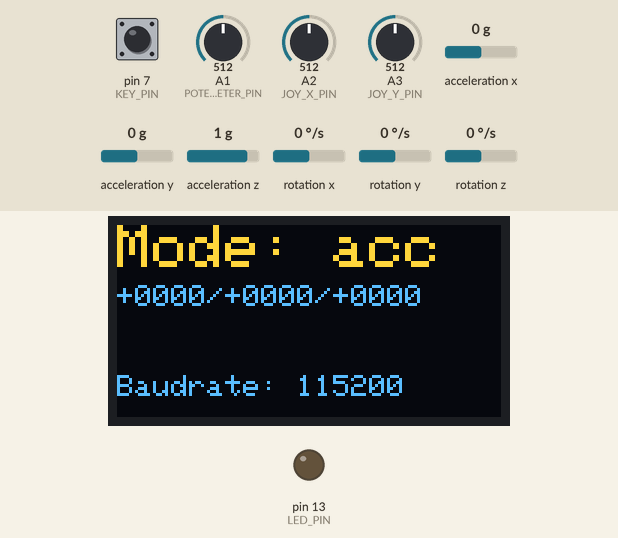
Simulated run of this sketch. Board: Arduino Uno, built with avr-gcc and run on an emulated ATmega328P. Parts: 128×64 one-colour display, output pins drawn as LEDs (lit = HIGH). The inputs (shaded band) are chosen by the test bench; at power-on: acceleration x 0 g, pin 7 (KEY_PIN) HIGH, A1 (POTENTIOMETER_PIN) = 512, acceleration y 0 g, A2 (JOY_X_PIN) = 512, A3 (JOY_Y_PIN) = 512, acceleration z 1 g, rotation x 0 °/s, rotation y 0 °/s, rotation z 0 °/s. The OLED is the two-colour kind (top 16 rows yellow); what the sketch prints to the serial monitor is not drawn.

Above: at 3.3 s.
3.4 s: acceleration x set to -0.2 g
At 4.5 s:
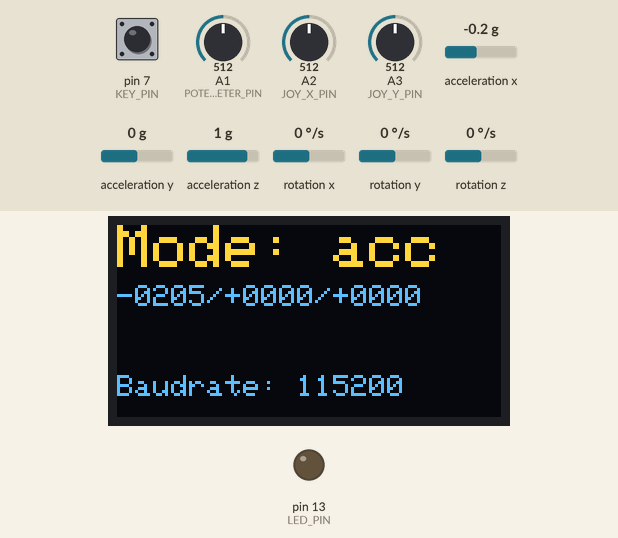
5.0 s: pin 7 (KEY_PIN) pulled LOW for 0.15 s
At 5.29 s:
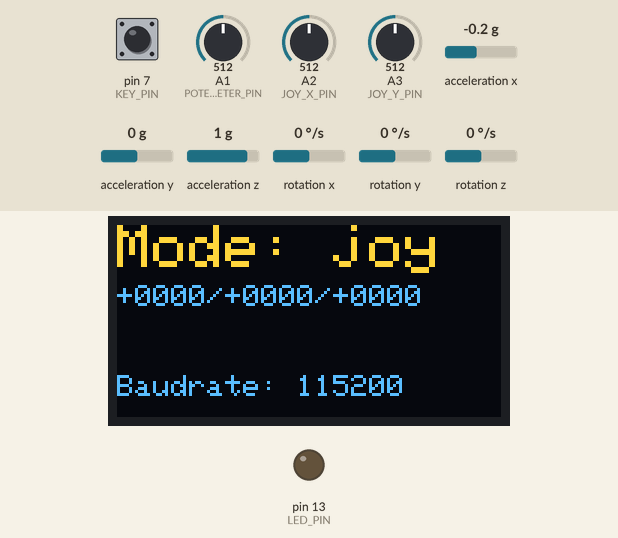
6.9 s: A1 (POTENTIOMETER_PIN) set to 716
At 8.0 s:
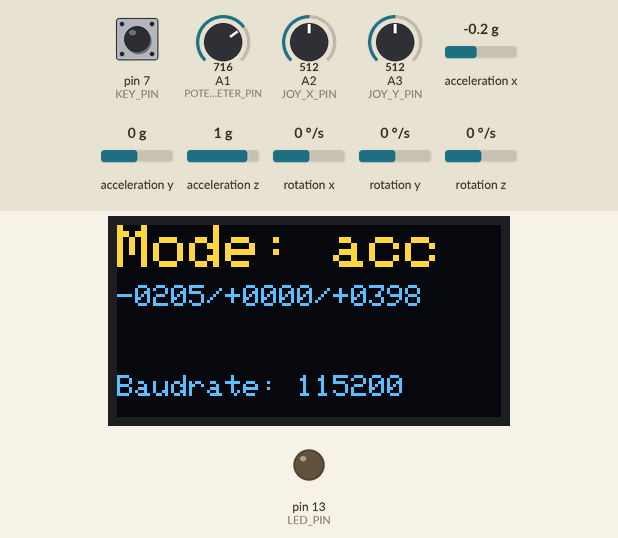
8.5 s: acceleration y set to -1.4 g
At 9.4 s:
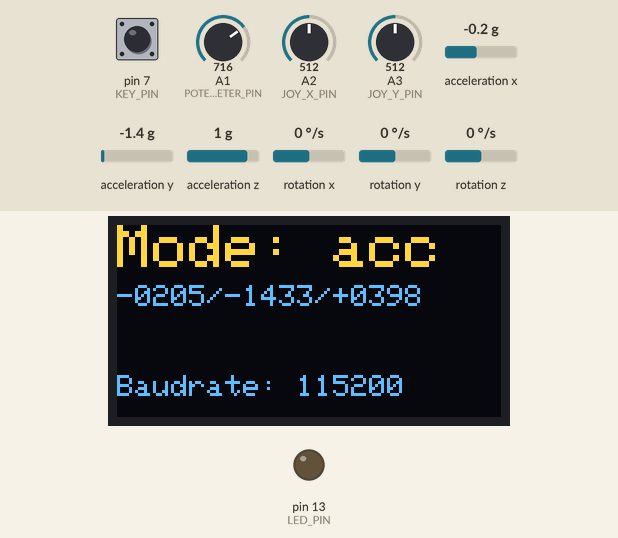
10.2 s: A1 (POTENTIOMETER_PIN) set to 522
At 10.9 s:
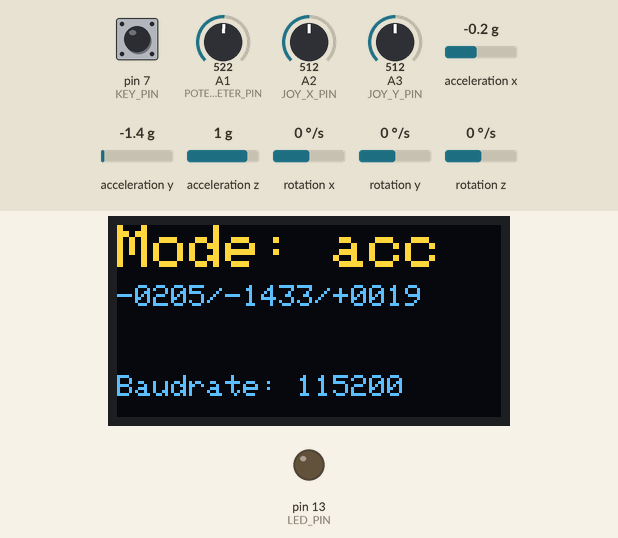
11.8 s: A1 (POTENTIOMETER_PIN) set to 499
At 12.4 s:
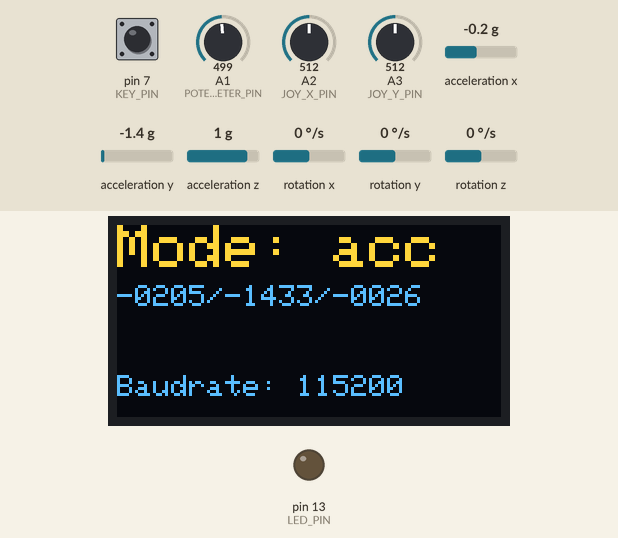
Timing chart, 0 to 14.5 s (numbered marks = the images above; inputs shaded):
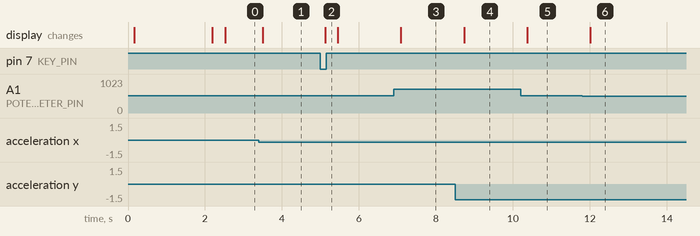

The sketch:

grappler_driver.ino
```cpp
#define OLED_ADDRESS 0x3C
#define MPU_ADDRESS 0x68
#define POTENTIOMETER_PIN A1
#define JOY_X_PIN A2
#define JOY_Y_PIN A3
#define KEY_PIN 7
#define LOOP_INTERVAL 25
#define LED_PIN 13
#define SCREEN_SIZE_W 128
#define SCREEN_SIZE_H 64
#define UP_DATA_LIMIT 1000
#define LOW_DATA_LIMIT -1000
#define JOY_THRESHOLD UP_DATA_LIMIT / 67
#define ACC_THRESHOLD UP_DATA_LIMIT / 100
//#define POT_THRESHOLD UP_DATA_LIMIT/50
#define ACC_UP_LIMIT 16000
#define ACC_DOWN_LIMIT -16000
#define ANALOG_UP_LIMIT 1024
#define ANALOG_DOWN_LIMIT 0
#define OUTPUT_DATA_FORMAT "%+05d/%+05d/%+05d\r\n"
#define SERIAL_SPEED 115200
#define ACC_OFF_X 1146
#define ACC_OFF_Y -714
#define ACC_OFF_Z 1300
#define GYR_OFF_X 99
#define GYR_OFF_Y -48
#define GYR_OFF_Z 8
#define OLED_DISPLAY_INTERVAL 300
#define START_DELAY 2000

#include "I2Cdev.h"
#include "MPU6050.h"
#include <Adafruit_GFX.h>
#include <Adafruit_SSD1306.h>

// Arduino Wire library is required if I2Cdev I2CDEV_ARDUINO_WIRE implementation
// is used in I2Cdev.h
#if I2CDEV_IMPLEMENTATION == I2CDEV_ARDUINO_WIRE
#include "Wire.h"
#endif

// global variables for storing sensor data

int ax, ay, az;
int gx, gy, gz;

int pot_data;
int joy_x, joy_y;

// output buffer string for sending data
char out_buff[50];

// flags for program
bool acc_mode = false;
bool blinkState = false;

// create mpu and oled objects
MPU6050 accelgyro(MPU_ADDRESS);
Adafruit_SSD1306 display(SCREEN_SIZE_W, SCREEN_SIZE_H);

// remove distorion incoming from data
int remove_distortion(int x, int threshold)
{
  if (abs(x) <= threshold)
  {
    return 0;
  }
  else
  {
    return x;
  }
}

// normalize data from potentiometer
void normalize_pot()
{
  pot_data = map(pot_data, ANALOG_DOWN_LIMIT, ANALOG_UP_LIMIT, LOW_DATA_LIMIT, UP_DATA_LIMIT);
}

// normalize data from joystick
void normalize_joy()
{
  joy_x = map(joy_x, ANALOG_DOWN_LIMIT, ANALOG_UP_LIMIT, LOW_DATA_LIMIT, UP_DATA_LIMIT);
  joy_y = map(joy_y, ANALOG_DOWN_LIMIT, ANALOG_UP_LIMIT, LOW_DATA_LIMIT, UP_DATA_LIMIT);
  joy_x = remove_distortion(joy_x, JOY_THRESHOLD);
  joy_y = remove_distortion(joy_y, JOY_THRESHOLD);
}

// normalize data from mpu (using accelerometer)
void normalize_acc(int *ax, int *ay, int *az)
{
  (*ax) = map((*ax), ACC_DOWN_LIMIT, ACC_UP_LIMIT, LOW_DATA_LIMIT, UP_DATA_LIMIT);
  (*ay) = map((*ay), ACC_DOWN_LIMIT, ACC_UP_LIMIT, LOW_DATA_LIMIT, UP_DATA_LIMIT);
  (*az) = map((*az), ACC_DOWN_LIMIT, ACC_UP_LIMIT, LOW_DATA_LIMIT, UP_DATA_LIMIT);
  (*ax) = remove_distortion(*ax, ACC_THRESHOLD);
  (*ay) = remove_distortion(*ay, ACC_THRESHOLD);
  (*az) = remove_distortion(*az, ACC_THRESHOLD);
}

// read analog data from potentiometer
void get_potentiometer_data()
{
  pot_data = analogRead(POTENTIOMETER_PIN);
  normalize_pot();
}

// read mpu data (using accelerometer) from i2c bus
void get_acc_data()
{
  accelgyro.getMotion6(&ax, &ay, &az, &gx, &gy, &gz);
  normalize_acc(&ax, &ay, &az);
}

// read analog data from joystick
void get_joy_data()
{
  joy_x = analogRead(JOY_X_PIN);
  joy_y = analogRead(JOY_Y_PIN);
  normalize_joy();
}

// feed measured data info output string buffer
void bind_buff()
{
  get_potentiometer_data();
  if (acc_mode)
  {
    get_acc_data();
    sprintf(out_buff, OUTPUT_DATA_FORMAT, ax, ay, pot_data);
  }
  else
  {
    get_joy_data();
    sprintf(out_buff, OUTPUT_DATA_FORMAT, joy_x, joy_y, pot_data);
  }
}

// diplay actual data on oled screen
void display_oled()
{
  static int prev_time = 0;
  int actual_time = millis();
  if (actual_time - prev_time < OLED_DISPLAY_INTERVAL)
  {
    return;
  }
  prev_time = actual_time;
  display.clearDisplay();
  display.setCursor(0, 0); // (x,y)
  display.setTextSize(2);
  display.print("Mode: ");
  if (acc_mode)
  {
    display.println("acc");
  }
  else
  {
    display.println("joy");
  }
  display.setCursor(0, 20); // (x,y)
  display.setTextSize(0);
  display.print((const char *)out_buff);
  display.setCursor(0, 50);
  display.print("Baudrate: ");
  display.print(SERIAL_SPEED);
  display.display();
}

// send actual data via serial
void send_serial()
{
  Serial.print(out_buff);
}

// change mode between acc <-> joystick
void handle_mode_change(){
  if(digitalRead(KEY_PIN)==HIGH){
    acc_mode = true;
  }
  else{
    acc_mode = false;
  }
}

// initialize oled screen
void init_oled()
{
  delay(100);
  display.begin(SSD1306_SWITCHCAPVCC, OLED_ADDRESS);
  display.clearDisplay();
  display.setTextColor(WHITE);
  display.setRotation(0);
  display.dim(0);
}

// initialize mpu6050
void init_mpu()
{
  display.clearDisplay();
  display.setCursor(0, 0);
  display.print("Initializing I2C...");
  accelgyro.initialize();
  display.setCursor(0, 20);
  display.print("Testing connections...");
  display.setCursor(0, 30);
  display.print(accelgyro.testConnection() ? "MPU6050 OK\n" : "MPU6050 BAD\n");
  display.display();

  // set offsets for mpu6050
  accelgyro.setXAccelOffset(ACC_OFF_X);
  accelgyro.setYAccelOffset(ACC_OFF_Y);
  accelgyro.setZAccelOffset(ACC_OFF_Z);
  accelgyro.setXGyroOffset(GYR_OFF_X);
  accelgyro.setYGyroOffset(GYR_OFF_Y);
  accelgyro.setZGyroOffset(GYR_OFF_Z);
}

// initialize i2c bus
void init_i2c()
{
  // join I2C bus (I2Cdev library doesn't do this automatically)
#if I2CDEV_IMPLEMENTATION == I2CDEV_ARDUINO_WIRE
  Wire.begin();
#elif I2CDEV_IMPLEMENTATION == I2CDEV_BUILTIN_FASTWIRE
  Fastwire::setup(400, true);
#endif
}

// starting setup for uC
void setup()
{
  init_i2c();
  init_oled();
  init_mpu();
  Serial.begin(SERIAL_SPEED);
  pinMode(LED_PIN, OUTPUT);
  delay(START_DELAY);
  pinMode(KEY_PIN, INPUT_PULLUP);
}

// main program loop
// read data according to mode, display on led, send via uart
void loop()
{
  bind_buff();
  send_serial();
  display_oled();
  handle_mode_change();
  delay(LOOP_INTERVAL);
}
```

Measured:
- the behaviour switches between 0 and -0.1 g on acceleration x (found by bisection; images 0 and 1)
- the behaviour switches between 512 and 511 on A1 (POTENTIOMETER_PIN) (found by bisection; images 5 and 6)
- after the input at 3.4 s, the display: changes after 0.11 s (image 1)
- after the input at 5.0 s, the display: changes after 0.13 s (image 2)
- after the input at 6.9 s, the display: changes after 0.19 s (image 3)
- after the input at 8.5 s, the display: changes after 0.23 s (image 4)
- after the input at 10.2 s, the display: changes after 0.17 s (image 5)
- after the input at 11.8 s, the display: changes after 0.21 s (image 6)
